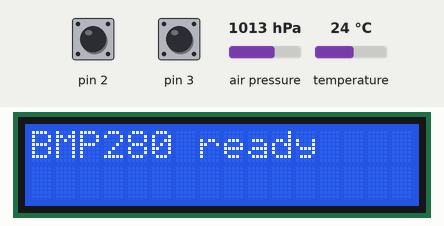
Simulated run of this sketch. Board: Arduino Uno, built with avr-gcc and run on an emulated ATmega328P. On the bench: 16×2 character LCD. The test bench sets the inputs (shaded band); at power-on: pin 2 HIGH, pin 3 HIGH, air pressure 1013 hPa, temperature 24 °C.

Above: at 2.2 s.
2.3 s: pin 2 pulled LOW for 0.15 s
At 3.1 s:
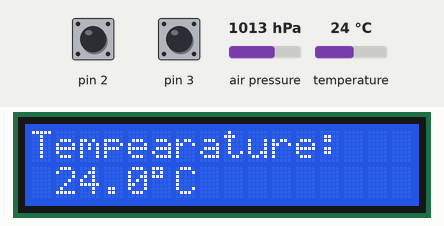
3.9 s: pin 3 pulled LOW for 0.15 s
At 5.1 s:
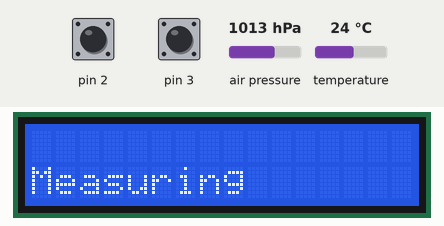
5.5 s: pin 3 pulled LOW for 1 s
At 5.9 s:
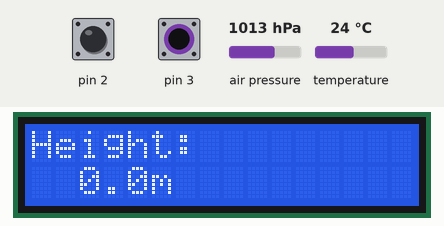
8.0 s: pin 3 pulled LOW for 3.2 s
At 9.3 s:
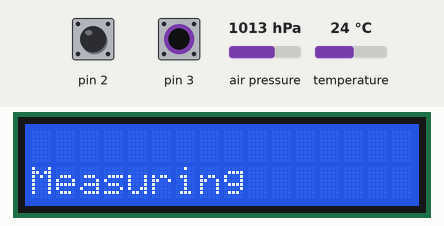
12.7 s: pin 2 pulled LOW for 1 s
At 14.1 s:
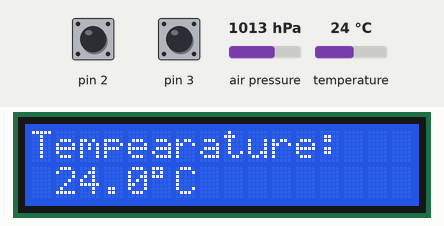
15.2 s: pin 2 pulled LOW for 0.15 s
At 16.4 s:
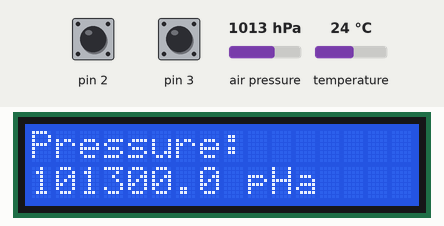
Timing chart, 0 to 17.8 s (numbered marks = the images above; inputs shaded):
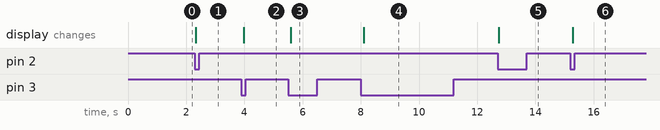

Measured:
- after the input at 2.3 s, the display: changes at once (image 1)
- after the input at 3.9 s, the display: changes after 0.08 s (image 2)
- after the input at 5.5 s, the display: changes after 0.10 s (image 3)
- after the input at 8.0 s, the display: changes after 0.11 s (image 4)
- after the input at 12.7 s, the display: changes after 0.05 s (image 5)
- after the input at 15.2 s, the display: changes after 0.09 s (image 6)

The sketch:

Ilmanpaineanturi2025.ino
```cpp
/*
ISP ohjelmointirajapinta / programming pins
Arduino UNO     Atmega328P 3.3V 8MHz ulkoinen kide / external crystal
10              1         RESET
11              17        MOSI 5V -> 3.3V Voltage division
12              18        MISO
13              19        SCK  5V -> 3.3V

*/
#include <avr/interrupt.h>
#include <avr/sleep.h>
#include <math.h>
#include <Wire.h>
#include <Adafruit_BMP280.h>
#include "LiquidCrystal.h"

// BMP280 I2C
Adafruit_BMP280 bmp;
Adafruit_Sensor *bmp_temp = bmp.getTemperatureSensor();
Adafruit_Sensor *bmp_pressure = bmp.getPressureSensor();

// LCD-pins and LCD setup
const int rs = 7, en = 6, d4 = 14, d5 = 15, d6 = 16, d7 = 17;
LiquidCrystal lcd(rs, en, d4, d5, d6, d7);

uint8_t deviceMode = 0;
unsigned long deBounceDelay = 100;
unsigned long deBounceLast = 0;

float measurement1, measurement2 = 0;

void setup() {
  deviceMode = 0;
//Pins PD2 and PD3 (INT0 and INT1) set to input-pullup
  DDRD &= ~(1 << PD2) & ~(1 << PD3);
  PORTD |= (1 << PD2) | (1 << PD3);

//Enable interrupts on descending edge for INT0 and INT1
  EICRA |= (1 << ISC01) | (1 << ISC11);
  EICRA &= ~((1 << ISC00) | (1 << ISC10));

//Enable microcontroller interrupts
  EIMSK |= (1 << INT0) | (1 << INT1);

  lcd.begin(16, 2);

  unsigned status;
  status = bmp.begin(BMP280_ADDRESS_ALT, BMP280_CHIPID);
  if (!status) { //Check address: 0x76 or 0x77
    lcd.print("BMP280 fail");
    while (1) delay(10);
  }
//BMP280 settings
  bmp.setSampling(Adafruit_BMP280::MODE_NORMAL,
                  Adafruit_BMP280::SAMPLING_X2,
                  Adafruit_BMP280::SAMPLING_X16,
                  Adafruit_BMP280::FILTER_X16,
                  Adafruit_BMP280::STANDBY_MS_500);

  lcd.print("BMP280 ready");
  sei();
  delay(1000);
}

//BMP280 normal mode
void normalMode() {
  bmp.setSampling(Adafruit_BMP280::MODE_NORMAL,
                  Adafruit_BMP280::SAMPLING_X2,
                  Adafruit_BMP280::SAMPLING_X16,
                  Adafruit_BMP280::FILTER_X16,
                  Adafruit_BMP280::STANDBY_MS_500);
}

//BMP280 sleep tilaan
void sleepMode(){
  bmp.setSampling(Adafruit_BMP280::MODE_SLEEP,
                  Adafruit_BMP280::SAMPLING_X1,
                  Adafruit_BMP280::SAMPLING_X1,
                  Adafruit_BMP280::FILTER_OFF,
                  Adafruit_BMP280::STANDBY_MS_1);
}

//Atmega328 sleep mode
void sleepMode328() {
  set_sleep_mode(SLEEP_MODE_PWR_DOWN);
  cli();
  sleep_enable();
  sei();
  sleep_cpu();
  sleep_disable();
}

void loop() {


  sensors_event_t temp_event, pressure_event;
  bmp_temp->getEvent(&temp_event);
  bmp_pressure->getEvent(&pressure_event);

  if (deviceMode == 1) {
    normalMode();
    float tempC = bmp.readTemperature();
    char buffer[10];

    lcd.clear();
    lcd.print("Tempearature:");
    lcd.setCursor(0, 1);
    dtostrf(tempC, 5, 1, buffer);
    lcd.print(buffer);
    lcd.write(223); //Symbol for degree
    lcd.print("C");
  }

  if (deviceMode == 2) {
    normalMode();
    float pHa = bmp.readPressure();
    char buffer2[10];

    lcd.clear();
    lcd.print("Pressure:");
    lcd.setCursor(0, 1);
    dtostrf(pHa, 5, 1, buffer2);
    lcd.print(buffer2);
    lcd.print(" pHa");
  }
  //Activate sleep mode on microcontroller and sensor
  if (deviceMode == 3){
    lcd.clear();
    sleepMode();
    sleepMode328();
  }

  if (deviceMode >= 4 && deviceMode != 6){
    normalMode();
    if (deviceMode == 5){
      //Take final measurement after button press and return the result in altitude differnece
      float height = 0;
      char buffer3[10];
      measurement2 = bmp.readPressure();
      lcd.clear();
      lcd.setCursor(0, 0);
      lcd.print("Height: ");

      //Calculate heigth from measured air pressure
      //Divide by 100 to get hPa
      measurement1 /= 100;
      measurement2 /= 100;
      //Calculate height in meters from measurements
      measurement1 = 44330 * (1.0 - pow(measurement1/1013.25, 0.1903));
      measurement2 = 44330 * (1.0 - pow(measurement2/1013.25, 0.1903));
      height = measurement1 - measurement2;
      height = fabs(height);
      dtostrf(height, 5, 1, buffer3);
      lcd.setCursor(0, 1);
      lcd.print(buffer3);
      lcd.print("m");

      deviceMode = 6;
      measurement1 = NULL;
      measurement2 = NULL;

    } else if(measurement1 >= 1){
      //If first measurement has been taken and measure button has not been pressed
      lcd.clear();
      lcd.setCursor(0, 1);
      lcd.print("Measuring");
    } else {
      //Read first measurement
      measurement1 = bmp.readPressure();
      lcd.clear();
      lcd.setCursor(0, 1);
      lcd.print("Measuring");
    }


  }
  delay(100);
}

//Button interrupt routine with debounce
ISR(INT0_vect) {
  unsigned long now = millis();
  if ((now - deBounceLast) > deBounceDelay) {
    deBounceLast = now;
    if (deviceMode >= 3) {
      deviceMode = 0;
    }
    deviceMode = deviceMode + 1;
  }
}

ISR(INT1_vect) {

  unsigned long now = millis();
  if ((now - deBounceLast) > deBounceDelay) {
    deBounceLast = now;
    if (deviceMode == 4){
      deviceMode = 5;
    } else {
    deviceMode = 4;
    }

  }
}

/*
Funktiot:
Nappi interruptit -> flag -> main kutsuu jotain
-mittaustilan vaihto
--lämpötila, ilmanpaine, korkeus(käyttää toista nappia kalibrointiin)
Mittaus
-mittaus funktio jokaiselle mittaustilalle
-tulos printataan LCD näytölle
Korkeus
-näyttää nykyisen korkeuden merenpintaan suhteutettuna 1 rivillä
-2 nappia painamalla asetetaan ensimmäinen arvo, nappia uudelleen painamalla asetetaan
toinen arvo, jonka jälkeen lasketaan korkeuden muutos arvojen mukaan.
-Mittauksen aikana LCD->"Measuring"
-Mittaustulos tulostetaan LCD näytölle, 2 nappia painamalla näytetään nykyinen korkeus


*/
```
